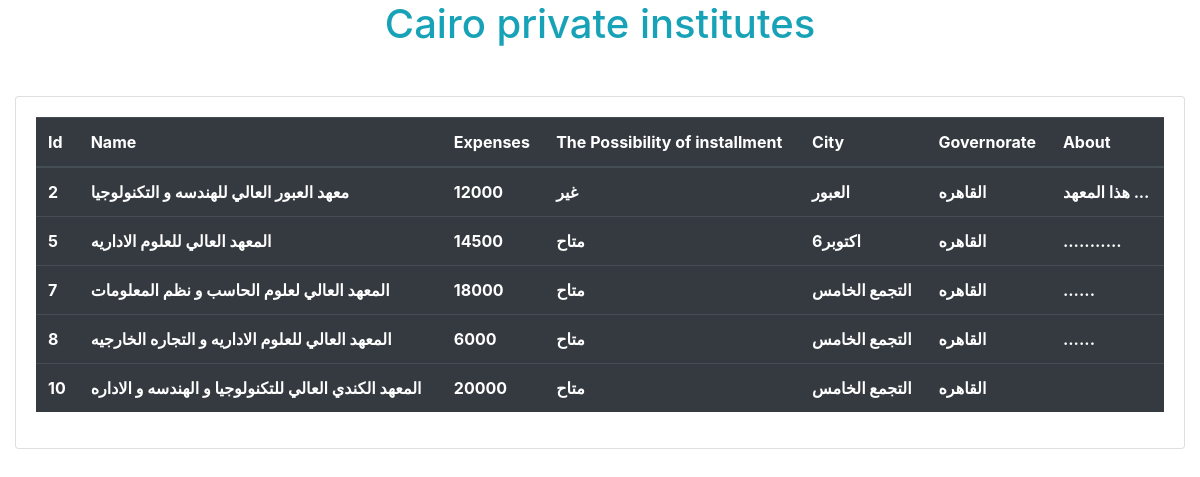
Screenshot of /cairo.php with the database file from the repository.
### cairo.php (the view, shortened to what this page needs)
<?php
$mydata="private istitutes";
$localhost="localhost";
$user_name="root";
$password="";
$Mysql=mysqli_connect ( $localhost , $user_name , $password , $mydata);
    $_SelectCairo = " SELECT * FROM `the institutes` WHERE `governorate`= 'القاهره' ";
    $the_select_cairo=mysqli_query($Mysql,$_SelectCairo);
?>
<!DOCTYPE html>
<html lang="en">
<head>
    <link rel="stylesheet" href="./css/style.css">
    <link rel="stylesheet" href="./The css Bootstrab/bootstrap.css">
</head>
<body>
<h1 class="text-info text-center">Cairo private institutes </h1>
    <div class="container col-12 my-5">
        <div class="card">
            <div class="card-body">
                <table class="table table-dark">
                <thead>
                    <tr>
                        <th>Id</th>
                        <th>Name</th>
                        <th>Expenses</th>
                        <th>The Possibility of installment</th>
                        <th>City</th>
                        <th>Governorate</th>
                        <th>About</th>
                    </tr>
                </thead>
                    <tbody>
                    <?php foreach ( $the_select_cairo as $data){ ?>
                    <tr>
                          <th><?php echo $data['id'] ?></th>
                          <th><?php echo $data['name'] ?></th>
                          <th><?php echo $data['expenses'] ?></th>
                          <th><?php echo $data['the possibility of installment'] ?></th>
                          <th><?php echo $data['city'] ?></th>
                          <th><?php echo $data['governorate'] ?></th>
                          <th><?php echo $data['about'] ?></th>
                        </tr>
                    <?php } ?>
                </tbody>
                </table>
            </div>
        </div>
    </div>
</body>
</html>

### css/style.css (style rules this page uses)
* { margin: 0; padding: 0; }

### rows the page displays
the institutes: id "2", name "معهد العبور العالي للهندسه و التكنولوجيا", expenses "12000", the possibility of installment "غير", city "العبور", governorate "القاهره", about "هذا المعهد ..."
the institutes: id "5", name "المعهد العالي للعلوم الاداريه", expenses "14500", the possibility of installment "متاح", city "6اكتوبر", governorate "القاهره", about "..........."
the institutes: id "7", name "المعهد العالي لعلوم الحاسب و نظم المعلومات", expenses "18000", the possibility of installment "متاح", city "التجمع الخامس", governorate "القاهره", about "......"
the institutes: id "8", name "المعهد العالي للعلوم الاداريه و التجاره الخارجيه", expenses "6000", the possibility of installment "متاح", city "التجمع الخامس", governorate "القاهره", about "......"
the institutes: id "10", name "المعهد الكندي العالي للتكنولوجيا و الهندسه و الاداره", expenses "20000", the possibility of installment "متاح", city "التجمع الخامس", governorate "القاهره"
